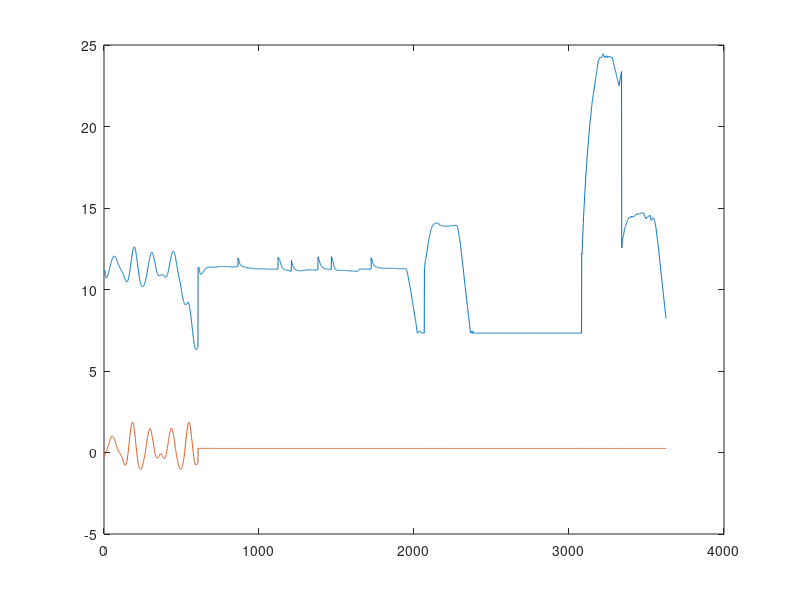

This chart was generated by the following MATLAB code:
clear; clc;
%v_pos_dist = importdata("log_v_pos_dist.txt");
%v_vel_dist = importdata("log_v_vel_dist.txt");
%v_vel_dist_lp = importdata("log_v_vel_dist_lp.txt");
v_pos_dist = importdata("log_v_pos_dist_3_wave.txt");
v_vel_dist = importdata("log_v_vel_dist_3_wave.txt");
v_vel_dist_lp = importdata("log_v_vel_dist_lp_3_wave.txt");
v_vel_aruco = importdata("log_v_vel_aruco_3_wave.txt");
v_vel = importdata("log_v.txt");
%x(:,1) = [];
%v(:,1) = [];
%x(1,:) = [];
%v(1,:) = [];

% figure(1)
% subplot(2,2,1)
% plot(x(:,1)-5)
% hold on;
% plot(x(:,3))
% title('altitude drone')
% subplot(2,2,2)
% plot(x(:,2))
% title('velocity drone')
% subplot(2,2,3)
% plot(x(:,3))
% title('altitude ship')
% subplot(2,2,4)
% plot(x(:,4))
% title('velocity ship')

% figure(2)
% plot(v(:,1))
% hold on;
% plot(v(:,2)-1.4)

% figure(3)
% plot(v_vel_dist(:,1))
% hold on;
% plot(v_vel_dist(:,2)-1.4)

% figure(4)
% plot(v_pos_dist(:,3)-5)
% hold on;
% plot(v_vel_dist(:,3)-5)
% plot(v_vel_dist_lp(:,3)-5)
% xlim([0 800])
% legend('dist pos cont', 'dist vel cont', 'dist vel cont lp')
% 
% figure(5)
% plot(v_vel_aruco(:,3)-5)
% hold on;
% plot(v_vel_aruco(:,4)-5)
% plot(v_vel_aruco(:,4)-v_vel_aruco(:,3))
% xlim([0 800])
% legend('dist aruco', 'dist ground truth', 'dist diff')
% 
% figure(6)
% plot(v_vel_aruco(:,1))
% hold on;
% plot(v_vel_aruco(:,2)-1.4)
% legend('drone pos', 'ship pos')

figure(7)
plot(v_vel(:,1)+5.95)
hold on
plot(v_vel(:,2))

%%
avg_dist_pos = mean(abs(v_pos_dist(1:800,3)-5))
avg_dist_vel = mean(abs(v_vel_dist(1:800,3)-5))
avg_dist_vel_lp = mean(abs(v_vel_dist_lp(1:800,3)-5))
std_dist_pos = std(abs(v_pos_dist(1:800,3)-5))
std_dist_vel = std(abs(v_vel_dist(1:800,3)-5))
std_dist_vel_lp = std(abs(v_vel_dist_lp(1:800,3)-5))
